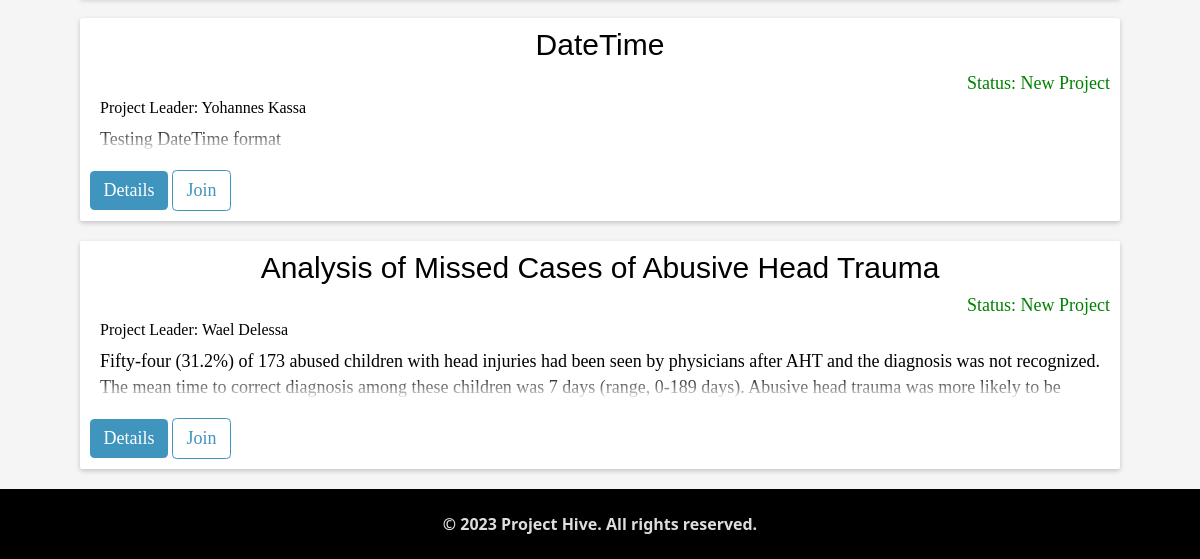
/ (signed in, lower part), run on an earlier commit of the app's database.
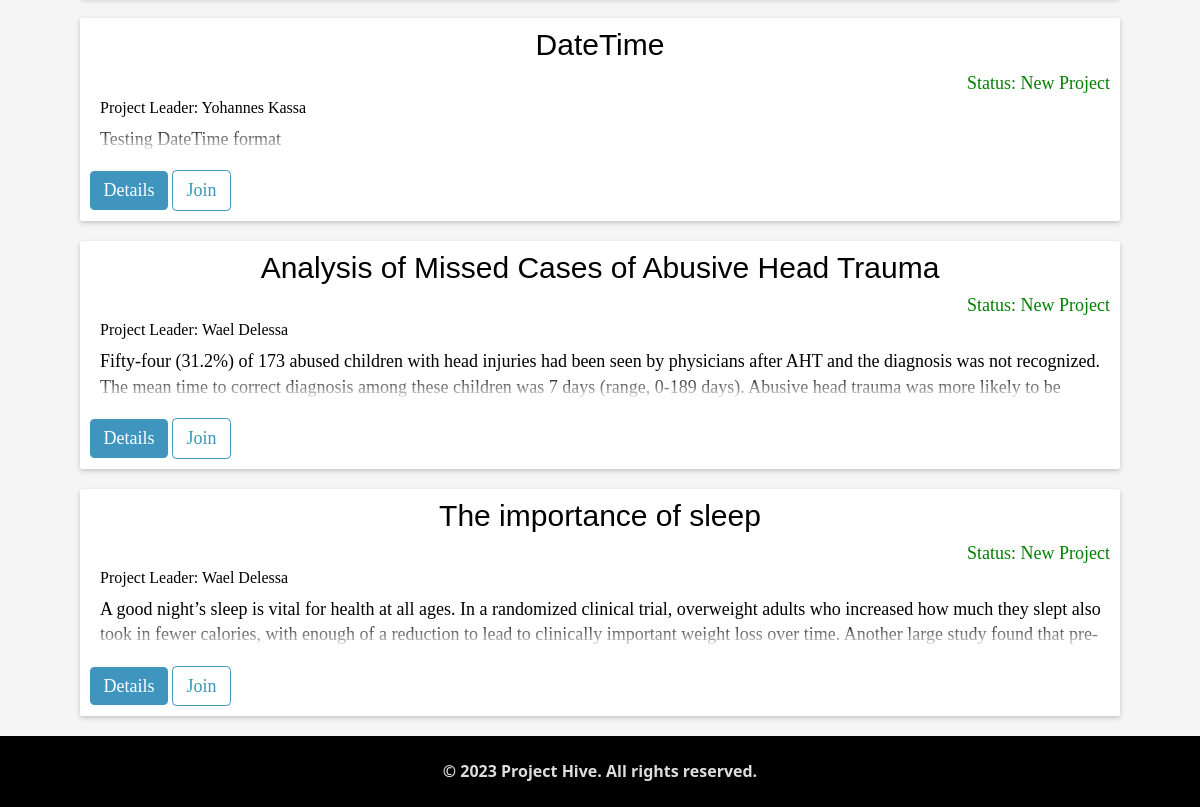
And on a later commit of the database.
### website/models.py (models this page shows)
class Project(db.Model):
    id = db.Column(db.Integer, primary_key=True)
    title = db.Column(db.String(500), nullable=False)
    start_date = db.Column(db.DateTime(timezone=True), default=func.now(), nullable=False)
    description = db.Column(db.String(5000), unique=True, nullable=False)
    status = db.Column(db.String(500), default="New Project")
    leaders = db.relationship('User', secondary='leader', backref='projects')

### website/views.py (the view)
@views.route("/", methods=["GET"])
@login_required
def index():
    entries = []
    projects = Project.query.all()
    if projects:
        for project in projects:
            entry = {}
            entry["title"] = project.title
            entry["description"] = project.description
            entry["status"] = project.status
            entry["id"] = project.id
            leader_names = []
            collaborator_names = []
            collaborator_entries = Collaborator.query.filter_by(
                project_id=project.id
            ).all()
            leader_entries = Leader.query.filter_by(project_id=project.id).all()
            if leader_entries:
                for leader_entry in leader_entries:
                    leader_first_name = (
                        User.query.filter_by(id=leader_entry.user_id).first().first_name
                    )
                    leader_last_name = (
                        User.query.filter_by(id=leader_entry.user_id).first().last_name
                    )
                    leader_name = leader_first_name + " " + leader_last_name
                    leader_names.append(leader_name)
            if collaborator_entries:
                for collaborator_entry in collaborator_entries:
                    user_id = collaborator_entry.user_id
                    collaborator_first_name = (
                        User.query.filter_by(id=user_id).first().first_name
                    )
                    collaborator_last_name = (
                        User.query.filter_by(id=user_id).first().last_name
                    )
                    collaborator_name = (
                        collaborator_first_name + " " + collaborator_last_name
                    )
                    collaborator_names.append(collaborator_name)
            entry["collaborator_names"] = collaborator_names
            entry["leader_names"] = leader_names
            entries.append(entry)
    return render_template("index.html", entries=entries, user=current_user)

### website/__init__.py (called while the page is built)
def create_app():
    app = Flask(__name__)
    app.config["TEMPLATES_AUTO_RELOAD"] = True
    app.config['SQLALCHEMY_DATABASE_URI'] = f'sqlite:///{DB_NAME}'
    app.config['SECRET_KEY'] = "dsaljf;ldsakjf;lkdsjf,cmlkjlkwqjfoijlsad;"
    app.config['LOGIN_MESSAGE'] = 'Please log in to continue.'
    db.init_app(app)
    from website.views import views
    from website.auth import auth
    app.register_blueprint(views, url_prefix="/")
    app.register_blueprint(auth, url_prefix="/")
    from website import models
    from website.models import User
    create_database(app)
    login_manager = LoginManager()
    login_manager.login_view = 'auth.login'
    login_manager.login_message = 'Please log in to continue.' # set the custom login message
    login_manager.init_app(app)
    @login_manager.user_loader
    def load_user(id):
        return User.query.get(int(id))
    return app

### website/templates/index.html (shortened to what this page needs)
{% extends "base.html" %}
{% block main %}
{% for entry in entries %}
<div class="card">
    <div class="title-grid">
        <div class="P-Title">{{ entry.title }}</div>
        <div class="status">Status: {{entry.status}}</div>
    </div>
    <div class="P-owner">
        {% if entry.leader_names|length == 1 %}
            Project Leader: {{ entry.leader_names[0] }}
        {% elif entry.leader_names|length > 1 %}
            Project Leaders: {{ entry.leader_names[0] }}, {{ entry.leader_names[1] }}, ...
        {% endif %}
    </div>
    <div class="Description">
        {{ entry.description }}
    </div>
    <div class="card-footer">
        <a href="{{ url_for('views_bp.details', id=entry.id) }}"><button class="homebtn">Details</button></a>
        {% if not entry.is_collaborator and current_user.id not in entry.leader_ids %}
        <button class="homebtn btn-outline join-btn" onclick="showJoinPopup({{ entry.id }})">Join</button>
    {% endif %}
        </div>
</div>
{% endfor %}
{% endblock %}

What changed in the data, as far as the page shows it:
added Project: title "The importance of sleep", status "New Project", leader_names "Wael Delessa", description "A good night’s sleep is vital for health at all ages. In a randomized clinical trial, overweight adults who increased how much they slept also took in fewer calories, with enough of a reduction to lead to clinically important weight loss over time. Another large study found that…"
